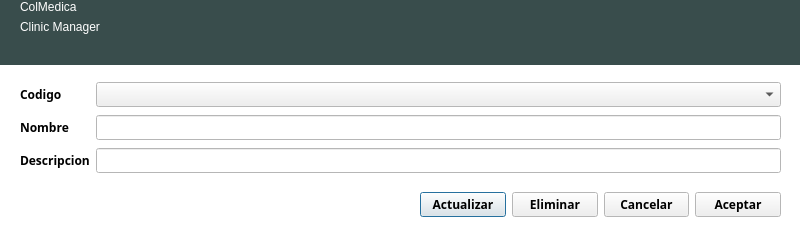
<?xml version="1.0" encoding="UTF-8"?>
<ui version="4.0">
 <class>dialogModificarArea</class>
 <widget class="QDialog" name="dialogModificarArea">
  <property name="geometry">
   <rect>
    <x>0</x>
    <y>0</y>
    <width>800</width>
    <height>249</height>
   </rect>
  </property>
  <property name="palette">
   <palette>
    <active>
     <colorrole role="Base">
      <brush brushstyle="SolidPattern">
       <color alpha="255">
        <red>255</red>
        <green>255</green>
        <blue>255</blue>
       </color>
      </brush>
     </colorrole>
     <colorrole role="Window">
      <brush brushstyle="SolidPattern">
       <color alpha="255">
        <red>255</red>
        <green>255</green>
        <blue>255</blue>
       </color>
      </brush>
     </colorrole>
    </active>
    <inactive>
     <colorrole role="Base">
      <brush brushstyle="SolidPattern">
       <color alpha="255">
        <red>255</red>
        <green>255</green>
        <blue>255</blue>
       </color>
      </brush>
     </colorrole>
     <colorrole role="Window">
      <brush brushstyle="SolidPattern">
       <color alpha="255">
        <red>255</red>
        <green>255</green>
        <blue>255</blue>
       </color>
      </brush>
     </colorrole>
    </inactive>
    <disabled>
     <colorrole role="Base">
      <brush brushstyle="SolidPattern">
       <color alpha="255">
        <red>255</red>
        <green>255</green>
        <blue>255</blue>
       </color>
      </brush>
     </colorrole>
     <colorrole role="Window">
      <brush brushstyle="SolidPattern">
       <color alpha="255">
        <red>255</red>
        <green>255</green>
        <blue>255</blue>
       </color>
      </brush>
     </colorrole>
    </disabled>
   </palette>
  </property>
  <property name="cursor">
   <cursorShape>PointingHandCursor</cursorShape>
  </property>
  <property name="windowTitle">
   <string>Modificar Area</string>
  </property>
  <property name="autoFillBackground">
   <bool>true</bool>
  </property>
  <widget class="QWidget" name="widgetCuerpo" native="true">
   <property name="geometry">
    <rect>
     <x>10</x>
     <y>70</y>
     <width>781</width>
     <height>161</height>
    </rect>
   </property>
   <property name="font">
    <font>
     <family>Ubuntu Condensed</family>
     <weight>75</weight>
     <bold>true</bold>
    </font>
   </property>
   <property name="autoFillBackground">
    <bool>true</bool>
   </property>
   <widget class="QWidget" name="layoutWidget">
    <property name="geometry">
     <rect>
      <x>10</x>
      <y>10</y>
      <width>761</width>
      <height>95</height>
     </rect>
    </property>
    <layout class="QGridLayout" name="gridLayout">
     <item row="0" column="2">
      <widget class="QComboBox" name="comboBoxCodigo">
       <property name="font">
        <font>
         <weight>50</weight>
         <bold>false</bold>
        </font>
       </property>
      </widget>
     </item>
     <item row="0" column="0">
      <widget class="QLabel" name="labelCodigo">
       <property name="text">
        <string>Codigo</string>
       </property>
      </widget>
     </item>
     <item row="2" column="2">
      <widget class="QLineEdit" name="lineEditDescripcion">
       <property name="font">
        <font>
         <weight>50</weight>
         <bold>false</bold>
        </font>
       </property>
       <property name="inputMask">
        <string>AAAAAAAAAAAAAAAAAAAAAAAAAAAAAAAAAAAAAAAA; </string>
       </property>
      </widget>
     </item>
     <item row="2" column="0">
      <widget class="QLabel" name="labelDescripcion">
       <property name="text">
        <string>Descripcion</string>
       </property>
      </widget>
     </item>
     <item row="1" column="0">
      <widget class="QLabel" name="labelNombre">
       <property name="text">
        <string>Nombre</string>
       </property>
      </widget>
     </item>
     <item row="1" column="2">
      <widget class="QLineEdit" name="lineEditNombre">
       <property name="font">
        <font>
         <weight>50</weight>
         <bold>false</bold>
        </font>
       </property>
       <property name="inputMask">
        <string>AAAAAAAAAAAAAAAAAAAAAAAAAAAAAAAAAAAAAAAA; </string>
       </property>
      </widget>
     </item>
    </layout>
   </widget>
   <widget class="QWidget" name="layoutWidget_2">
    <property name="geometry">
     <rect>
      <x>410</x>
      <y>120</y>
      <width>361</width>
      <height>29</height>
     </rect>
    </property>
    <layout class="QHBoxLayout" name="horizontalLayout">
     <item>
      <widget class="QPushButton" name="pushButtonActualizar">
       <property name="text">
        <string>Actualizar</string>
       </property>
      </widget>
     </item>
     <item>
      <widget class="QPushButton" name="pushButtonEliminar">
       <property name="text">
        <string>Eliminar</string>
       </property>
      </widget>
     </item>
     <item>
      <widget class="QPushButton" name="pushButtonCancelar">
       <property name="text">
        <string>Cancelar</string>
       </property>
      </widget>
     </item>
     <item>
      <widget class="QPushButton" name="pushButtonAceptar">
       <property name="text">
        <string>Aceptar</string>
       </property>
      </widget>
     </item>
    </layout>
   </widget>
  </widget>
  <widget class="QWidget" name="widgetCabecera" native="true">
   <property name="geometry">
    <rect>
     <x>0</x>
     <y>0</y>
     <width>800</width>
     <height>65</height>
    </rect>
   </property>
   <property name="palette">
    <palette>
     <active>
      <colorrole role="WindowText">
       <brush brushstyle="SolidPattern">
        <color alpha="255">
         <red>255</red>
         <green>255</green>
         <blue>255</blue>
        </color>
       </brush>
      </colorrole>
      <colorrole role="Base">
       <brush brushstyle="SolidPattern">
        <color alpha="255">
         <red>255</red>
         <green>255</green>
         <blue>255</blue>
        </color>
       </brush>
      </colorrole>
      <colorrole role="Window">
       <brush brushstyle="SolidPattern">
        <color alpha="255">
         <red>57</red>
         <green>77</green>
         <blue>76</blue>
        </color>
       </brush>
      </colorrole>
     </active>
     <inactive>
      <colorrole role="WindowText">
       <brush brushstyle="SolidPattern">
        <color alpha="255">
         <red>255</red>
         <green>255</green>
         <blue>255</blue>
        </color>
       </brush>
      </colorrole>
      <colorrole role="Base">
       <brush brushstyle="SolidPattern">
        <color alpha="255">
         <red>255</red>
         <green>255</green>
         <blue>255</blue>
        </color>
       </brush>
      </colorrole>
      <colorrole role="Window">
       <brush brushstyle="SolidPattern">
        <color alpha="255">
         <red>57</red>
         <green>77</green>
         <blue>76</blue>
        </color>
       </brush>
      </colorrole>
     </inactive>
     <disabled>
      <colorrole role="WindowText">
       <brush brushstyle="SolidPattern">
        <color alpha="255">
         <red>159</red>
         <green>158</green>
         <blue>158</blue>
        </color>
       </brush>
      </colorrole>
      <colorrole role="Base">
       <brush brushstyle="SolidPattern">
        <color alpha="255">
         <red>57</red>
         <green>77</green>
         <blue>76</blue>
        </color>
       </brush>
      </colorrole>
      <colorrole role="Window">
       <brush brushstyle="SolidPattern">
        <color alpha="255">
         <red>57</red>
         <green>77</green>
         <blue>76</blue>
        </color>
       </brush>
      </colorrole>
     </disabled>
    </palette>
   </property>
   <property name="autoFillBackground">
    <bool>true</bool>
   </property>
   <widget class="QWidget" name="layoutWidget_4">
    <property name="geometry">
     <rect>
      <x>20</x>
      <y>0</y>
      <width>162</width>
      <height>70</height>
     </rect>
    </property>
    <layout class="QFormLayout" name="formLayout_5">
     <item row="0" column="0">
      <widget class="QLabel" name="labelColMedica">
       <property name="styleSheet">
        <string notr="true">font: 30pt &quot;Ubuntu Condensed&quot;;
color: rgb(255, 255, 255);</string>
       </property>
       <property name="text">
        <string>ColMedica</string>
       </property>
      </widget>
     </item>
     <item row="1" column="0">
      <widget class="QLabel" name="labelClinicManager">
       <property name="text">
        <string>Clinic Manager</string>
       </property>
      </widget>
     </item>
    </layout>
   </widget>
  </widget>
 </widget>
 <resources/>
 <connections/>
</ui>
